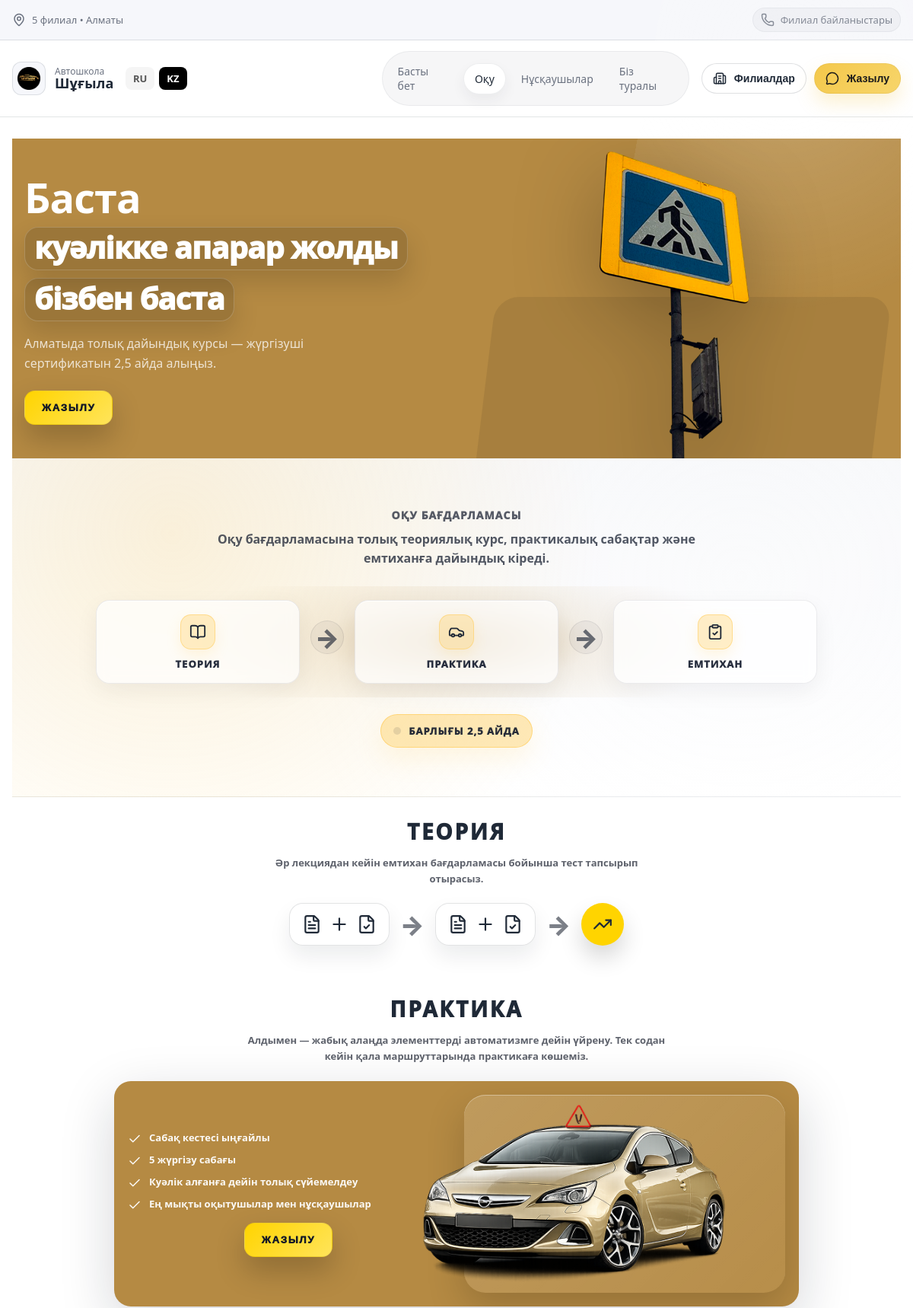
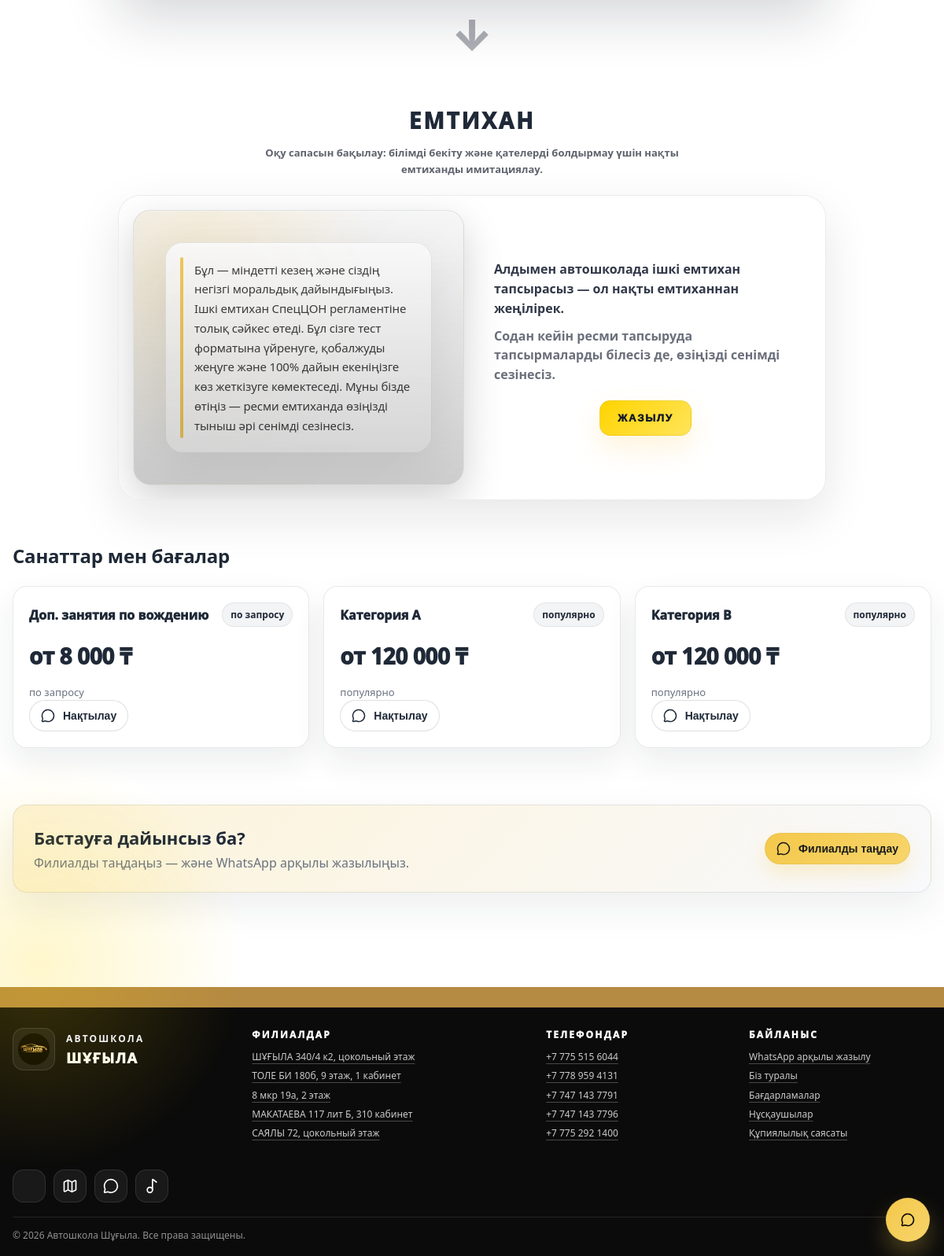
Screenshot of /kz/training with the database file from the repository (2 pictures, top to bottom).
### app.py (models this page shows)
class Price(db.Model):
    id = db.Column(db.Integer, primary_key=True)
    title = db.Column(db.String(120), nullable=False)
    subtitle = db.Column(db.String(180), nullable=True)
    price_text = db.Column(db.String(80), nullable=False)
    is_highlight = db.Column(db.Boolean, default=False)

### app.py (the view)
    @app.get("/kz/training")
    def training_kz():
        prices = Price.query.order_by(Price.id.desc()).all()
        return render_template("kz/pages/training.html", prices=prices)

### templates/kz/pages/training.html (shortened to what this page needs)
{% extends "kz/base.html" %}
{% block content %}
<section class="tr-hero">
  <div class="container tr-hero-inner">
    <div class="tr-hero-left">
      <h1 class="tr-hero-title">
        <span class="tr-hero-top-word">Баста</span><br>
        <span class="tr-hero-title-strong">куәлікке апарар жолды</span><br>
        <span class="tr-hero-title-strong">бізбен баста</span>
      </h1>
      <p class="tr-hero-sub">
        Алматыда толық дайындық курсы — жүргізуші сертификатын 2,5 айда алыңыз.
      </p>
      <button class="tr-btn tr-btn-primary" type="button" data-open-branches>
        <span>ЖАЗЫЛУ</span>
      </button>
    </div>
    <div class="tr-hero-right" aria-hidden="true">
      <img class="tr-hero-img"
           src="{{ url_for('static', filename='images/training/sign.png') }}"
           alt="">
    </div>
  </div>
</section>
<section class="tr-program">
  <div class="container tr-program-inner">
    <h2 class="tr-title">ОҚУ БАҒДАРЛАМАСЫ</h2>
    <p class="tr-sub">
      Оқу бағдарламасына толық теориялық курс, практикалық сабақтар және емтиханға дайындық кіреді.
    </p>
    <div class="tr-flow">
      <div class="tr-flow-item">
        <div class="tr-flow-ico">
          <i data-lucide="book-open" class="i"></i>
        </div>
        <div class="tr-flow-label">ТЕОРИЯ</div>
      </div>
      <div class="tr-flow-arrow">→</div>
      <div class="tr-flow-item">
        <div class="tr-flow-ico">
          <i data-lucide="car" class="i"></i>
        </div>
        <div class="tr-flow-label">ПРАКТИКА</div>
      </div>
      <div class="tr-flow-arrow">→</div>
      <div class="tr-flow-item">
        <div class="tr-flow-ico">
          <i data-lucide="clipboard-check" class="i"></i>
        </div>
        <div class="tr-flow-label">ЕМТИХАН</div>
      </div>
    </div>
    <div class="tr-bigline">БАРЛЫҒЫ 2,5 АЙДА</div>
  </div>
</section>
<section class="tr-block">
  <div class="container tr-block-inner">
    <h2 class="tr-block-title">ТЕОРИЯ</h2>
    <p class="tr-block-text">
      Әр лекциядан кейін емтихан бағдарламасы бойынша тест тапсырып отырасыз.
    </p>
    <div class="tr-icon-line">
      <div class="tr-icon-pack"><i data-lucide="file-text" class="i"></i><i data-lucide="plus" class="i"></i><i data-lucide="file-check" class="i"></i></div>
      <div class="tr-icon-arrow">→</div>
      <div class="tr-icon-pack"><i data-lucide="file-text" class="i"></i><i data-lucide="plus" class="i"></i><i data-lucide="file-check" class="i"></i></div>
      <div class="tr-icon-arrow">→</div>
      <div class="tr-icon-badge"><i data-lucide="trending-up" class="i"></i></div>
    </div>
  </div>
</section>
<section class="tr-block">
  <div class="container tr-block-inner">
    <h2 class="tr-block-title">ПРАКТИКА</h2>
    <p class="tr-block-text">
      Алдымен — жабық алаңда элементтерді автоматизмге дейін үйрену. Тек содан кейін қала маршруттарында практикаға көшеміз.
    </p>
    <div class="tr-card">
      <div class="tr-card-left">
        <ul class="tr-card-list">
          <li><i data-lucide="check" class="i"></i> Сабақ кестесі ыңғайлы</li>
          <li><i data-lucide="check" class="i"></i> 5 жүргізу сабағы</li>
          <li><i data-lucide="check" class="i"></i> Куәлік алғанға дейін толық сүйемелдеу</li>
          <li><i data-lucide="check" class="i"></i> Ең мықты оқытушылар мен нұсқаушылар</li>
        </ul>
        <button class="tr-btn tr-btn-primary" type="button" data-open-branches>
          <span>ЖАЗЫЛУ</span>
        </button>
      </div>
      <div class="tr-card-right" aria-hidden="true">
        <img class="tr-card-img"
             src="{{ url_for('static', filename='images/training/car.png') }}"
             alt="">
      </div>
    </div>
    <div class="tr-down">↓</div>
  </div>
</section>
<section class="tr-block tr-block-last">
  <div class="container tr-block-inner">
    <h2 class="tr-block-title">ЕМТИХАН</h2>
    <p class="tr-block-text">
      Оқу сапасын бақылау: білімді бекіту және қателерді болдырмау үшін нақты емтиханды имитациялау.
    </p>
    <div class="tr-card tr-card-exam">
      <div class="tr-card-right">
        <div class="tr-exam-note">
          Бұл — міндетті кезең және сіздің негізгі моральдық дайындығыңыз. Ішкі емтихан СпецЦОН регламентіне
          толық сәйкес өтеді. Бұл сізге тест форматына үйренуге, қобалжуды жеңуге және 100% дайын екеніңізге
          көз жеткізуге көмектеседі. Мұны бізде өтіңіз — ресми емтиханда өзіңізді тыныш әрі сенімді сезінесіз.
        </div>
      </div>
      <div class="tr-card-left">
        <div class="tr-exam-text">
          <p><b>Алдымен</b> автошколада ішкі емтихан тапсырасыз — ол нақты емтиханнан жеңілірек.</p>
          <p class="muted">Содан кейін ресми тапсыруда тапсырмаларды білесіз де, өзіңізді сенімді сезінесіз.</p>
        </div>
        <button class="tr-btn tr-btn-primary" type="button" data-open-branches>
          <span>ЖАЗЫЛУ</span>
        </button>
      </div>
    </div>
  </div>
</section>
<section class="section section-min">
  <div class="section-head-min">
    <h2>Санаттар мен бағалар</h2>
  </div>
  <div class="grid-3">
    {% for p in prices %}
      <div class="price-card {% if p.is_highlight %}highlight{% endif %}">
        <div class="price-top">
          <div class="price-name">{{ p.title }}</div>
          {% if p.subtitle %}
            <div class="price-tag">{{ p.subtitle }}</div>
          {% endif %}
        </div>
        <div class="price-value">{{ p.price_text }}</div>
        <div class="price-mini muted">
          {% if p.subtitle %}{{ p.subtitle }}{% else %}Толығырақ WhatsApp-та нақтылаңыз{% endif %}
        </div>
        <button class="btn {% if p.is_highlight %}btn-primary{% else %}btn-outline{% endif %}"
                type="button"
                data-open-branches
                data-wa-text="Сәлеметсіз бе! Жазылғым келеді. Қызықтыратыны: {{ p.title }}.">
          <i data-lucide="message-circle" class="i"></i>
          <span>Нақтылау</span>
        </button>
      </div>
    {% endfor %}
  </div>
</section>
<section class="cta cta-min">
  <div class="cta-inner">
    <div>
      <h2>Бастауға дайынсыз ба?</h2>
      <p>Филиалды таңдаңыз — және WhatsApp арқылы жазылыңыз.</p>
    </div>
    <button class="btn btn-primary" type="button" data-open-branches>
      <i data-lucide="message-circle" class="i"></i>
      <span>Филиалды таңдау</span>
    </button>
  </div>
</section>
{% endblock %}

### rows the page displays
Price: title "Доп. занятия по вождению", subtitle "по запросу", price_text "от 8 000 ₸"
Price: title "Категория А", subtitle "популярно", price_text "от 120 000 ₸"
Price: title "Категория B", subtitle "популярно", price_text "от 120 000 ₸"

### other values shown
{{ 2026 }} "2026"
